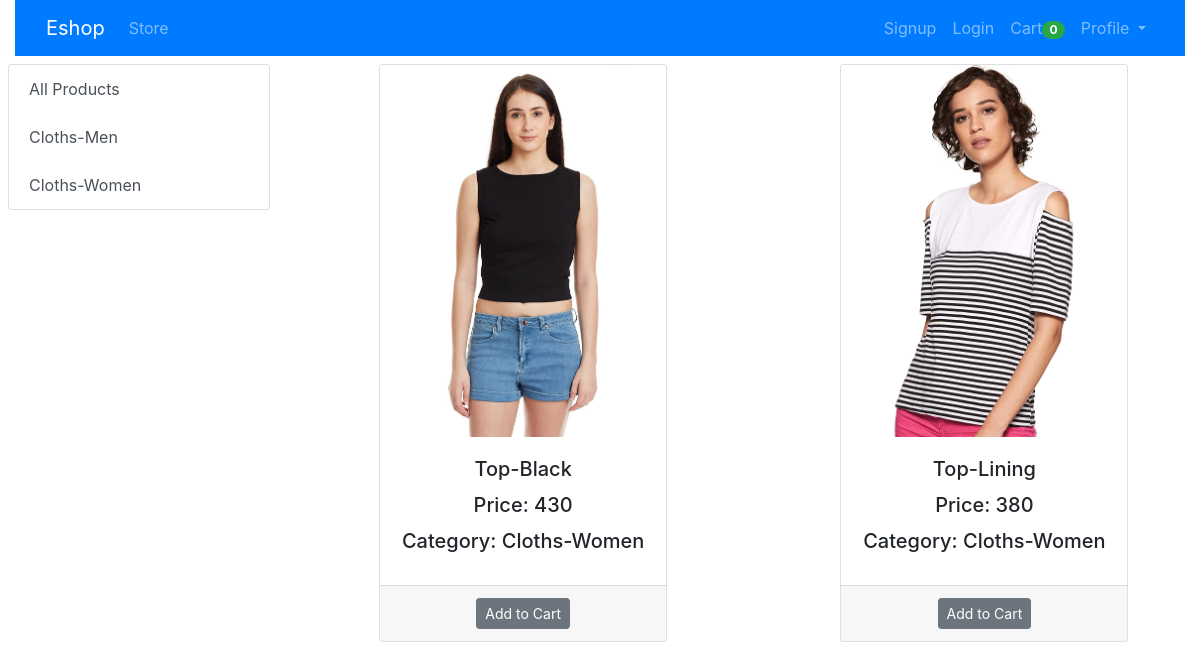
The app's page /?category=2 with its own data.
### store/models/category.py (models this page shows)
class Category(models.Model):
    name=models.CharField(max_length=20)
    def __str__(self):
        return self.name
    @staticmethod
    def get_all_categories():
        return Category.objects.all()

### store/models/product.py (models this page shows, shortened)
class Product(models.Model):
    name=models.CharField(max_length=50)
    price=models.IntegerField(default=0)
    category=models.ForeignKey(Category,on_delete=models.CASCADE,default=1)
    description=models.CharField(max_length=200,default='',null=True,blank=True)
    image=models.ImageField(upload_to='uploads/products/')
    @staticmethod
    def get_all_products():
        return Product.objects.all()
    @staticmethod
    def get_by_id(category_id):
        if(category_id):
            return Product.objects.filter(category=category_id)
        else:
            return Product.objects.all()

### store/views/index.py (the view, shortened to what this page needs)
# urls.py: path('', index.Index.as_view(),name='index'),
class Index(View):
    def get(self,request):
        cart=request.session.get('cart')
        if not cart:
            request.session['cart']={}
        products=Product.get_all_products()
        category=Category.get_all_categories()
        categoryID=request.GET.get('category')
        if(categoryID):
            products=Product.get_by_id( categoryID)
        data={}
        data['products']=products
        data['category']=category
        return  render(request,'index.html',data)

### store/templatetags/cart.py (called while the page is built)
@register.filter(name='is_in_cart')
def is_in_cart(product,cart):
    keys=cart.keys()
    for id in keys:
        if int(id)==product.id:
            return True
    return False

### store/templates/index.html (shortened to what this page needs)
{% extends 'base.html' %}
{% block body %}
{% load cart %}
 <div class='row'>
    <div class="col-lg-3">
        <div class="list-group px-2">
             <a href="/" class="list-group-item list-group-item-action " aria-current="true">
                All Products
            </a>
            {% for cat in category %}
                <a href="/?category={{cat.id}}" class="list-group-item list-group-item-action " aria-current="true">
                {{cat.name}}
                </a>
            {% endfor %}
        </div>
    </div>
    <div class="col-lg-9">
        <div class='row '>
            {% for product in products %}
                <div class="card mx-auto  text-center p-0" id='{{product.id}}'style="width: 18rem;">
                    <img src='{{product.image.url}}' class="card-img-top" alt="...">
                            <div class="card-body">
                                <h5 class="card-title ">{{product.name}}</h5>
                                <h5 class="card-title ">Price: {{product.price}}</h5>
                                <h5 class="card-title ">Category: {{product.category}}</h5>
                            </div>
                            <div class='card-footer'>
                                {% if product|is_in_cart:request.session.cart %}
                                    <div class=' text-center row' >
                                        <form action="/#{{product.id}}" method="POST"  class="col-3">
                                            {% csrf_token %}
                                            <input  hidden type="text" name='id' value={{product.id}}>
                                            <input  hidden type="text" name='remove' value="True">
                                            <input type='submit'  value='-'class=' btn btn-block btn-secondary'>
                                        </form>
                                        <div class='text-center col'>{{product|cart_quantity:request.session.cart}} in Cart</div>
                                        <form action="/#{{product.id}}" method="POST"  class="col-3">
                                            {% csrf_token %}
                                            <input  hidden type="text" name='id' value={{product.id}}>
                                            <input type='submit'  value='+'class=' btn btn-block btn-secondary'>
                                        </form>
                                    </div>
                                {% else %}
                                    <div>
                                        <form action="/#{{product.id}}" method="POST"  class="btn-block p-0">
                                            <button type='submit' class="btn btn-secondary btn-sm">Add to Cart</button>
                                        </form>
                                    </div>
                                {% endif %}
                            </div>
                </div>
            {% endfor %}
        </div>
    </div>
</div>
{% endblock body %}

### records on screen
Category: name "Cloths-Men"
Category: name "Cloths-Women"
Product: image (picture), name "Top-Black", price "430", category "Cloths-Women"
Product: image (picture), name "Top-Lining", price "380", category "Cloths-Women"

### other values on screen
{{ request.session.cart.keys|length }} "0"
